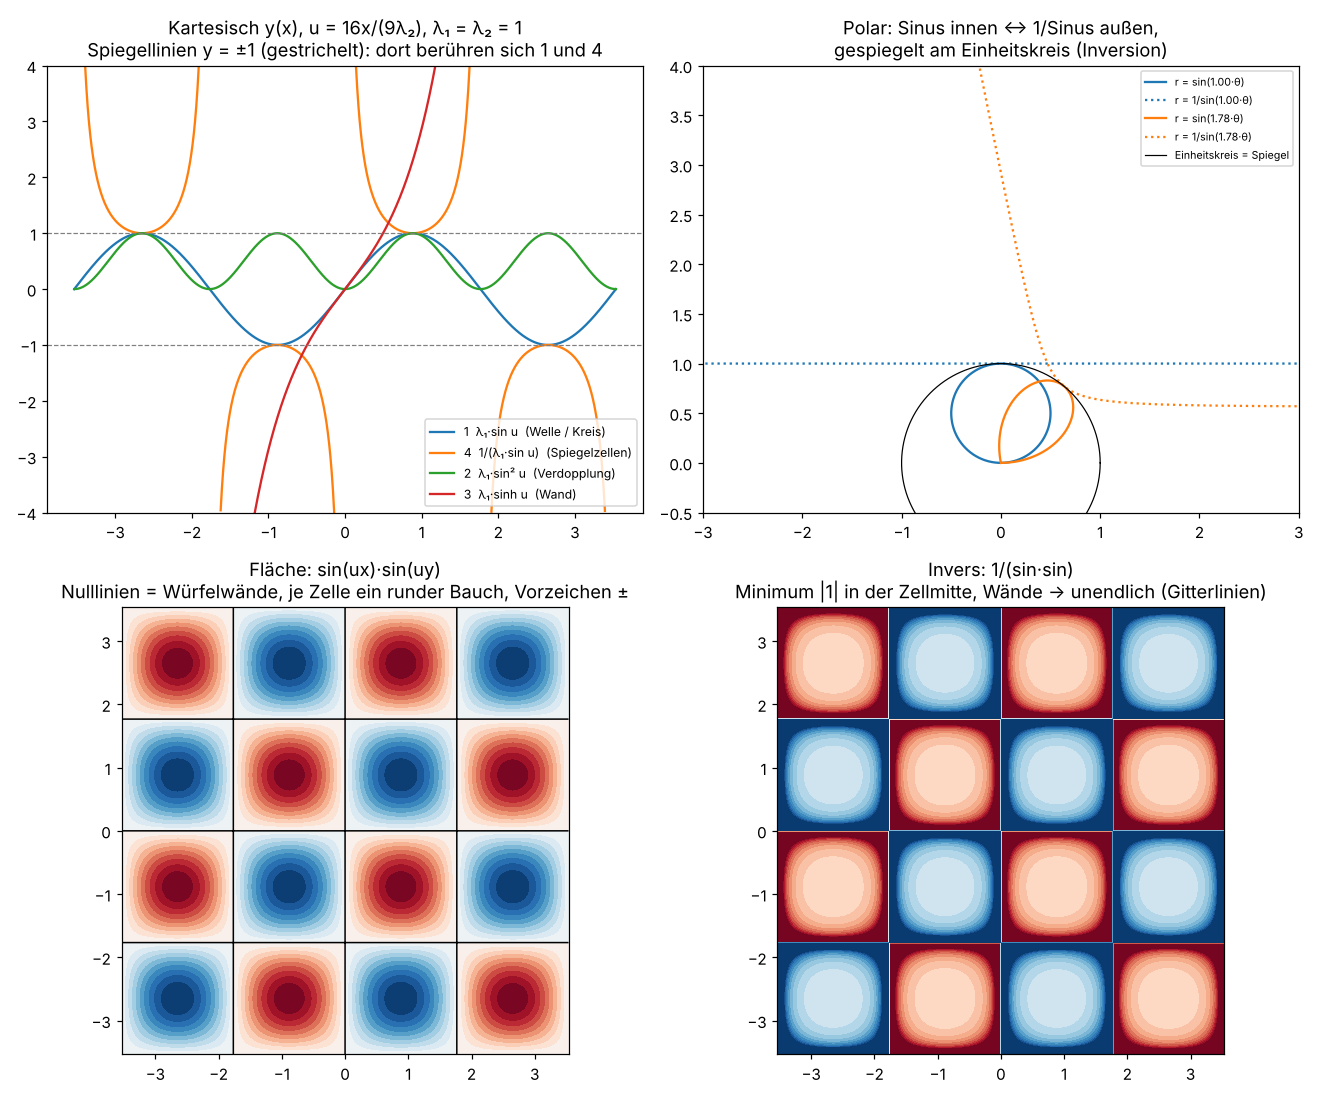

This figure's Python source:
# RAUM27 – Herzstück: die vier Sinusfunktionen, u = 16x/(9*l2)
#  f1 = l1 sin u   f2 = 1/(l1 sin u)   f3 = l1 sin^2 u   f4 = l1 sinh u
# und die Sinustransformation, die Flächen zu Räumen verbindet: sin(ux) sin(uy) sin(uz)
import numpy as np, itertools, json, math
import matplotlib; matplotlib.use("Agg"); import matplotlib.pyplot as plt
l1, l2 = 1.0, 1.0
k = 16/(9*l2); P = 2*math.pi/k
out = dict(k=round(k,6), periode_x=round(P,6), halbperiode=round(P/2,6),
  steigung_am_ursprung_sin_und_sinh=round(16*l1/(9*l2),6), f2_kleinster_betrag=1/l1, f3_mittelwert=l1/2, f3_periode=round(P/2,6))
gleich=umgekehrt=0
for v in itertools.product((-1,0,1),repeat=3):
    s=int(np.prod([(-1)**abs(c) for c in v]))
    if s>0: gleich+=1
    else: umgekehrt+=1
out["3D_sinusprodukt_zellen_gleiches_vorzeichen"]=gleich; out["3D_umgekehrtes_vorzeichen"]=umgekehrt
# numerische Probe: Inversion r->1/r bildet r=sin(k th) exakt auf r=1/sin(k th) ab; Berührung an r=1
th=np.linspace(0.01,math.pi/k-0.01,1000); r=np.sin(k*th)
out["inversion_max_fehler"]=float(np.max(np.abs(1/r - 1/np.sin(k*th))))
out["polar_1/sin_ueberstrichener_winkel_grad"]=round(180/k,4)
fig,ax=plt.subplots(2,2,figsize=(12,10))
x=np.linspace(-P,P,4000); u=k*x
a=ax[0,0]
a.plot(x,l1*np.sin(u),label="1  λ₁·sin u  (Welle / Kreis)")
with np.errstate(divide="ignore"):
    y2=1/(l1*np.sin(u)); y2[np.abs(y2)>4]=np.nan
a.plot(x,y2,label="4  1/(λ₁·sin u)  (Spiegelzellen)")
a.plot(x,l1*np.sin(u)**2,label="2  λ₁·sin² u  (Verdopplung)")
y4=l1*np.sinh(u); y4[np.abs(y4)>4]=np.nan
a.plot(x,y4,label="3  λ₁·sinh u  (Wand)")
for yy in (1,-1): a.axhline(yy,color="gray",lw=0.8,ls="--")
a.set_ylim(-4,4); a.set_title("Kartesisch y(x), u = 16x/(9λ₂), λ₁ = λ₂ = 1\nSpiegellinien y = ±1 (gestrichelt): dort berühren sich 1 und 4"); a.legend(fontsize=8,loc="lower right")
a=ax[0,1]; a.set_aspect("equal")
thp=np.linspace(0.001,math.pi-0.001,3000)
for kk,col in ((1.0,"C0"),(16/9,"C1")):
    rr=np.sin(kk*thp); m=rr>0
    a.plot(rr[m]*np.cos(thp[m]),rr[m]*np.sin(thp[m]),col,label=f"r = sin({kk:.2f}·θ)")
    with np.errstate(divide="ignore"):
        ri=1/np.sin(kk*thp); ri[(ri<=0)|(ri>4)]=np.nan
    a.plot(ri*np.cos(thp),ri*np.sin(thp),col,ls=":",label=f"r = 1/sin({kk:.2f}·θ)")
t=np.linspace(0,2*math.pi,400); a.plot(np.cos(t),np.sin(t),"k",lw=0.8,label="Einheitskreis = Spiegel")
a.set_xlim(-3,3); a.set_ylim(-0.5,4); a.set_title("Polar: Sinus innen ↔ 1/Sinus außen,\ngespiegelt am Einheitskreis (Inversion)"); a.legend(fontsize=7)
g=np.linspace(-P,P,600); Xg,Yg=np.meshgrid(g,g); F=np.sin(k*Xg)*np.sin(k*Yg)
a=ax[1,0]; a.contourf(Xg,Yg,F,levels=21,cmap="RdBu"); a.contour(Xg,Yg,F,levels=[0],colors="k",linewidths=1); a.set_aspect("equal")
a.set_title("Fläche: sin(ux)·sin(uy)\nNulllinien = Würfelwände, je Zelle ein runder Bauch, Vorzeichen ±")
with np.errstate(divide="ignore"):
    G=np.clip(1/F,-6,6)
a=ax[1,1]; a.contourf(Xg,Yg,G,levels=25,cmap="RdBu"); a.set_aspect("equal")
a.set_title("Invers: 1/(sin·sin)\nMinimum |1| in der Zellmitte, Wände → unendlich (Gitterlinien)")
plt.tight_layout(); plt.savefig("sinus4.png",dpi=110)
print(json.dumps(out,ensure_ascii=False,indent=1))
